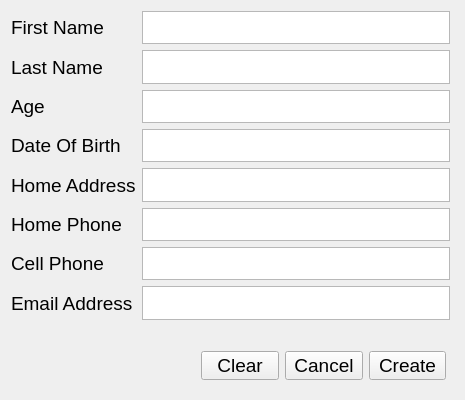
<?xml version="1.0" encoding="UTF-8"?>
<ui version="4.0">
 <class>SRCreateParent</class>
 <widget class="QWidget" name="SRCreateParent">
  <property name="geometry">
   <rect>
    <x>0</x>
    <y>0</y>
    <width>465</width>
    <height>400</height>
   </rect>
  </property>
  <property name="sizePolicy">
   <sizepolicy hsizetype="Fixed" vsizetype="Fixed">
    <horstretch>0</horstretch>
    <verstretch>0</verstretch>
   </sizepolicy>
  </property>
  <property name="windowTitle">
   <string>Create New Parent</string>
  </property>
  <widget class="QWidget" name="formLayoutWidget">
   <property name="geometry">
    <rect>
     <x>0</x>
     <y>0</y>
     <width>461</width>
     <height>331</height>
    </rect>
   </property>
   <layout class="QFormLayout" name="formLayout">
    <property name="sizeConstraint">
     <enum>QLayout::SetDefaultConstraint</enum>
    </property>
    <item row="0" column="0">
     <widget class="QLabel" name="label_firstName">
      <property name="font">
       <font>
        <pointsize>14</pointsize>
       </font>
      </property>
      <property name="text">
       <string>First Name</string>
      </property>
     </widget>
    </item>
    <item row="1" column="0">
     <widget class="QLabel" name="label_lastName">
      <property name="font">
       <font>
        <pointsize>14</pointsize>
       </font>
      </property>
      <property name="text">
       <string>Last Name</string>
      </property>
     </widget>
    </item>
    <item row="2" column="0">
     <widget class="QLabel" name="label_age">
      <property name="font">
       <font>
        <pointsize>14</pointsize>
       </font>
      </property>
      <property name="text">
       <string>Age</string>
      </property>
     </widget>
    </item>
    <item row="4" column="0">
     <widget class="QLabel" name="label_var1">
      <property name="font">
       <font>
        <pointsize>14</pointsize>
       </font>
      </property>
      <property name="text">
       <string>Home Address</string>
      </property>
     </widget>
    </item>
    <item row="5" column="0">
     <widget class="QLabel" name="label_var2">
      <property name="font">
       <font>
        <pointsize>14</pointsize>
       </font>
      </property>
      <property name="text">
       <string>Home Phone</string>
      </property>
     </widget>
    </item>
    <item row="6" column="0">
     <widget class="QLabel" name="label_var3">
      <property name="font">
       <font>
        <pointsize>14</pointsize>
       </font>
      </property>
      <property name="text">
       <string>Cell Phone</string>
      </property>
     </widget>
    </item>
    <item row="7" column="0">
     <widget class="QLabel" name="label_var4">
      <property name="font">
       <font>
        <pointsize>14</pointsize>
       </font>
      </property>
      <property name="text">
       <string>Email Address</string>
      </property>
     </widget>
    </item>
    <item row="3" column="0">
     <widget class="QLabel" name="label_dateOfBirth">
      <property name="font">
       <font>
        <pointsize>14</pointsize>
       </font>
      </property>
      <property name="text">
       <string>Date Of Birth</string>
      </property>
     </widget>
    </item>
    <item row="0" column="1">
     <widget class="QTextEdit" name="textEdit_firstName">
      <property name="font">
       <font>
        <pointsize>14</pointsize>
       </font>
      </property>
      <property name="verticalScrollBarPolicy">
       <enum>Qt::ScrollBarAlwaysOff</enum>
      </property>
     </widget>
    </item>
    <item row="1" column="1">
     <widget class="QTextEdit" name="textEdit_lastName">
      <property name="font">
       <font>
        <pointsize>14</pointsize>
       </font>
      </property>
      <property name="verticalScrollBarPolicy">
       <enum>Qt::ScrollBarAlwaysOff</enum>
      </property>
     </widget>
    </item>
    <item row="2" column="1">
     <widget class="QTextEdit" name="textEdit_age">
      <property name="font">
       <font>
        <pointsize>14</pointsize>
       </font>
      </property>
      <property name="verticalScrollBarPolicy">
       <enum>Qt::ScrollBarAlwaysOff</enum>
      </property>
     </widget>
    </item>
    <item row="3" column="1">
     <widget class="QTextEdit" name="textEdit_dateOfBirth">
      <property name="font">
       <font>
        <pointsize>14</pointsize>
       </font>
      </property>
      <property name="toolTip">
       <string extracomment="fgfgf"/>
      </property>
      <property name="verticalScrollBarPolicy">
       <enum>Qt::ScrollBarAlwaysOff</enum>
      </property>
     </widget>
    </item>
    <item row="4" column="1">
     <widget class="QTextEdit" name="textEdit_var1">
      <property name="font">
       <font>
        <pointsize>14</pointsize>
       </font>
      </property>
      <property name="verticalScrollBarPolicy">
       <enum>Qt::ScrollBarAlwaysOff</enum>
      </property>
     </widget>
    </item>
    <item row="5" column="1">
     <widget class="QTextEdit" name="textEdit_var2">
      <property name="font">
       <font>
        <pointsize>14</pointsize>
       </font>
      </property>
      <property name="verticalScrollBarPolicy">
       <enum>Qt::ScrollBarAlwaysOff</enum>
      </property>
     </widget>
    </item>
    <item row="6" column="1">
     <widget class="QTextEdit" name="textEdit_var3">
      <property name="font">
       <font>
        <pointsize>14</pointsize>
       </font>
      </property>
      <property name="verticalScrollBarPolicy">
       <enum>Qt::ScrollBarAlwaysOff</enum>
      </property>
     </widget>
    </item>
    <item row="7" column="1">
     <widget class="QTextEdit" name="textEdit_var4">
      <property name="font">
       <font>
        <pointsize>14</pointsize>
       </font>
      </property>
      <property name="verticalScrollBarPolicy">
       <enum>Qt::ScrollBarAlwaysOff</enum>
      </property>
     </widget>
    </item>
   </layout>
  </widget>
  <widget class="QWidget" name="horizontalLayoutWidget">
   <property name="geometry">
    <rect>
     <x>190</x>
     <y>340</y>
     <width>267</width>
     <height>51</height>
    </rect>
   </property>
   <layout class="QHBoxLayout" name="horizontalLayout_2">
    <item>
     <widget class="QPushButton" name="pushButton_clear">
      <property name="font">
       <font>
        <pointsize>14</pointsize>
       </font>
      </property>
      <property name="text">
       <string>Clear</string>
      </property>
     </widget>
    </item>
    <item>
     <widget class="QPushButton" name="pushButton_cancel">
      <property name="font">
       <font>
        <pointsize>14</pointsize>
       </font>
      </property>
      <property name="text">
       <string>Cancel</string>
      </property>
     </widget>
    </item>
    <item>
     <widget class="QPushButton" name="pushButton_create">
      <property name="font">
       <font>
        <pointsize>14</pointsize>
       </font>
      </property>
      <property name="text">
       <string>Create</string>
      </property>
     </widget>
    </item>
   </layout>
  </widget>
 </widget>
 <layoutdefault spacing="6" margin="11"/>
 <resources/>
 <connections/>
</ui>
